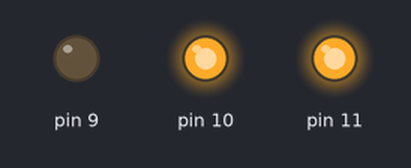
Bench run of a sketch on a simulated Arduino Uno, built with avr-gcc and run on an emulated ATmega328P. On the bench: output pins drawn as LEDs (lit = HIGH).

Above: at 0.05 s.
At 0.75 s:
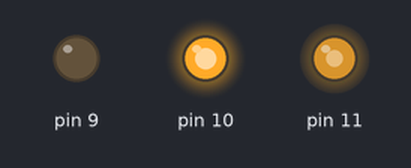
At 1.5 s:
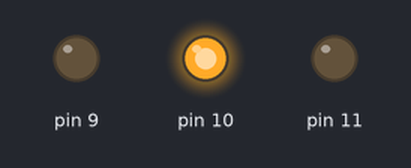
At 3.0 s:
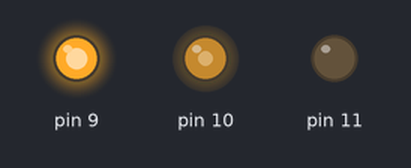
At 4.5 s:
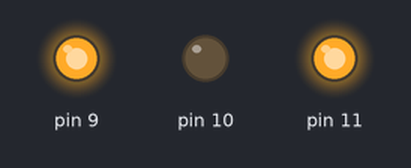
At 6.0 s:
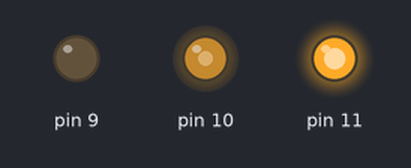
Timing chart, 0 to 7.8 s (numbered marks = the images above):
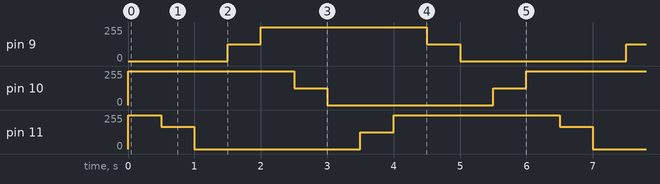

Measured:
- by itself, pin 9: repeats every 6.0 s: 255/255 2.5 s, 127/255 0.50 s, 0/255 2.5 s, 127/255 0.50 s
- by itself, pin 10: repeats every 6.0 s: 127/255 0.50 s, 0/255 2.5 s, 127/255 0.50 s, 255/255 2.5 s
- by itself, pin 11: repeats every 6.0 s: 167/255 0.50 s, 0/255 2.5 s, 127/255 0.50 s, 255/255 2.5 s

The sketch:

basic_rgb.ino
```cpp
void setup() {
  pinMode(9, OUTPUT);
  pinMode(10, OUTPUT);
  pinMode(11, OUTPUT);
}

void Color(int R, int G, int B) {
  analogWrite(9 , R) ;   // Red
  analogWrite(10, G) ;   // Green
  analogWrite(11, B) ;   // Blue
}

void loop() {
  Color(0,255,255) ;  //cyan
  delay(500);
  Color(0,255, 167) ;   //green + cyan
  delay(500);
  Color(0,255,0) ;  //green
  delay(500);
  Color(127,255,0); //green + yellow
  delay(500);
  Color(255,255,0) ;  //yelow
  delay(500);
  Color(255,127,0) ;  //orange
  delay(500);
  Color(255,0,0) ;   //red
  delay(500);
  Color(255,0,127) ;  //red + magenta
  delay(500);
  Color(255,0,255); //magenta
  delay(500);
  Color(127,0,255) ;  //blue + magenta
  delay(500);
  Color(0,0,255); //blue
  delay(500);
  Color(0,127,255) ;  //blue + cyan
  delay(500);
}
```
